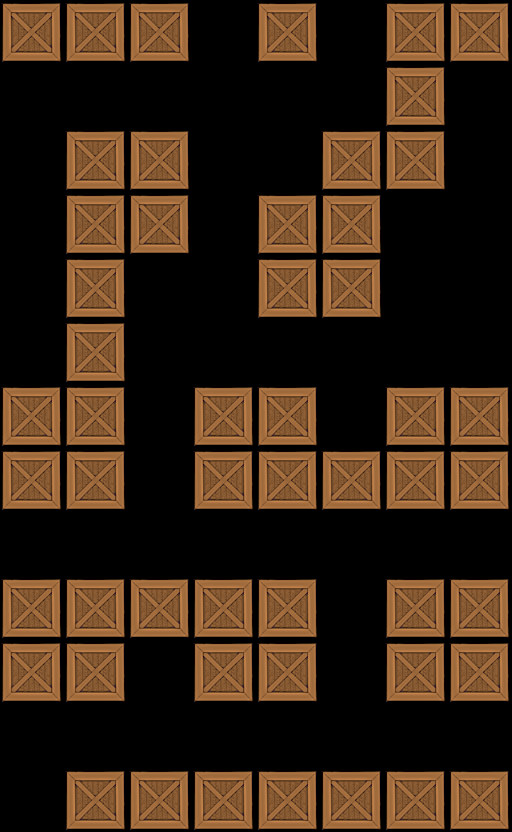

Rendered tile map (Tiled .tmx) drawn with the repository's tilesets; below, a short description and the map source with its tile grids summarised:
An orthogonal 8x13 tile map with 64x64 px tiles, 1 tile layer (Tile Layer 1).

<map version="1.0" orientation="orthogonal" width="8" height="13" tilewidth="64" tileheight="64">
 <tileset firstgid="1" name="crate" tilewidth="64" tileheight="64">
  <image source="../../crate3.png" width="64" height="64" />
 </tileset>
 <layer name="Tile Layer 1" width="8" height="13">
  <data>[104 cells, 52 non-empty, 1 distinct tile ids]</data>
 </layer>
</map>
